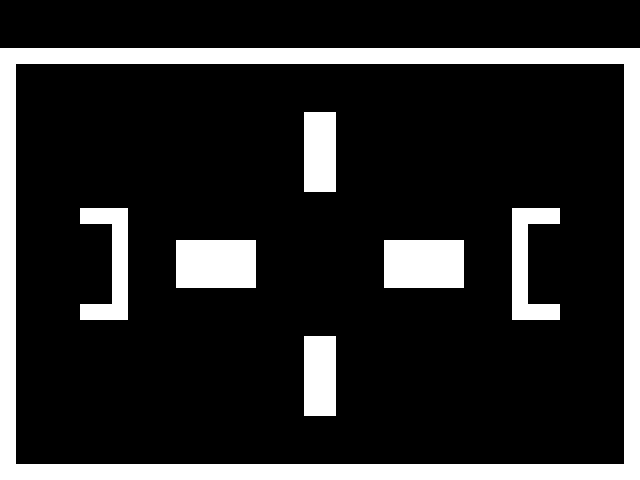

The image is a tile-based game level rendered from a .tmx file. Its description and source (layers, tilesets, objects; grid data summarised) follow:
An orthogonal 40x30 tile map with 16x16 px tiles, 1 tile layer (walls).

<map version="1.2" tiledversion="1.3.4" orientation="orthogonal" renderorder="right-down" width="40" height="30" tilewidth="16" tileheight="16" infinite="0" nextlayerid="2" nextobjectid="1">
 <tileset firstgid="1" name="tokyostory-tileset" tilewidth="16" tileheight="16" tilecount="1" columns="1">
  <image source="../tilesets/tileset.png" width="16" height="16" />
  <tile id="0">
   <properties>
    <property name="collides" type="bool" value="true" />
   </properties>
  </tile>
 </tileset>
 <layer id="1" name="walls" width="40" height="30">
  <properties>
   <property name="collides" type="bool" value="true" />
  </properties>
  <data>[1200 cells, 202 non-empty, 1 distinct tile ids]</data>
 </layer>
</map>
